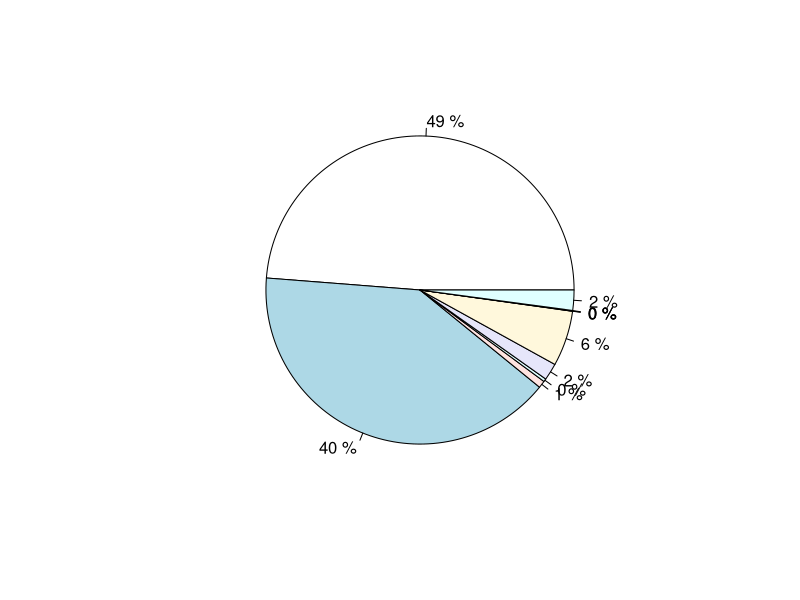

Reproduce this figure in R.
# 6. Taken as a whole, what percentage can be assigned for each of the sources of water for Ahmedabad Urban.

# Importing Data
Water_Data = read.csv("water_data.csv")

# Selecting Data
Treated = sum(Water_Data$Tapwater.from.treated.source[1:13])
Untreated = sum(Water_Data$Tapwater.from.un.treated.source[1:13])
CWell = sum(Water_Data$Covered.well[1:13])
UnC_Well = sum(Water_Data$Un.covered.well[1:13])
Handpump = sum(Water_Data$Handpump[1:13])
Tubewell = sum(Water_Data$Tubewell.Borehole[1:13])
Spring = sum(Water_Data$Spring[1:13])
River = sum(Water_Data$River..Canal[1:13])
Tank = sum(Water_Data$Tank..Pond..Lake[1:13])
Oth = sum(Water_Data$Others[1:13])

z = c(Treated, Untreated, CWell, UnC_Well, Handpump, Tubewell, Spring, River, Tank, Oth)

# Plotting
pie(z, labels = paste(round(z/sum(z)*100), "%"))
